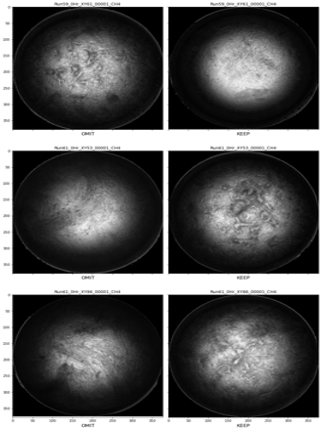
#> input picture Comparison.png, 321 x 430 px
$ python -i utils.py   (imports and definitions only)
#> lines starting #> are read from the running program, lines starting #| are printed output that depends on the picture; after the words box and inside, x2 and y2 are one past the last pixel; in counts of white or black regions, pixels touching at a corner belong together
#> further down, picture is the input picture: shape (430, 321, 3); min 0, max 255, mean 85.8
import pandas as pd
import numpy as np
import cv2
import matplotlib.pyplot as plt

import os

import random

def get_contours(img):

    image = img.copy()

    gray = cv2.cvtColor(image, cv2.COLOR_RGB2GRAY)

    inv_gray = cv2.bitwise_not(gray)
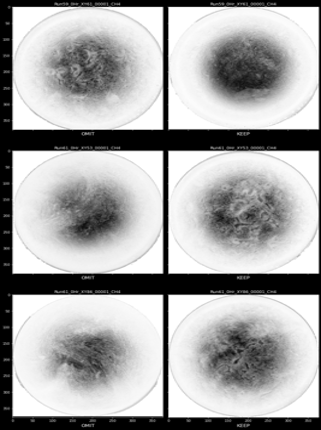
#> inv_gray: shape (430, 321); min 0, max 255, mean 169.2

    ret, thresh = cv2.threshold(inv_gray, 200, 255, cv2.THRESH_BINARY)
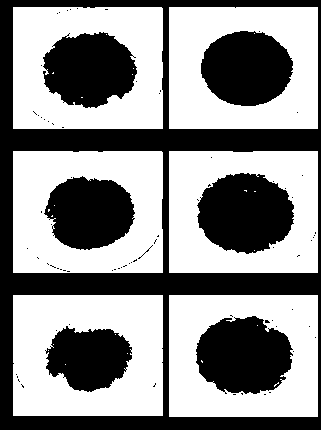
#> thresh: shape (430, 321); 56.1% white; 80 black regions (73 under 20 px)

    contours, hierarchy = cv2.findContours(image=thresh, mode=cv2.RETR_TREE, method=cv2.CHAIN_APPROX_NONE)
#> contours = 149 contours, 137 with area under 20; largest, box (x1, y1, x2, y2) and area: (13, 7, 163, 129) 17996, (13, 151, 163, 273) 17988, (169, 295, 318, 417) 17908, (169, 7, 318, 129) 17907, (169, 151, 318, 273) 17888

    image_copy = img.copy()
#> (the run stopped early here; a loop or call above may not have finished)

$ run again, on Extracted.png
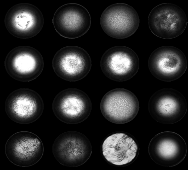
#> input picture Extracted.png, 188 x 170 px
#> picture is the input picture: shape (170, 188, 3); min 0, max 255, mean 41.4
#> in get_contours, `inv_gray = cv2.bitwise_not(gray)`:
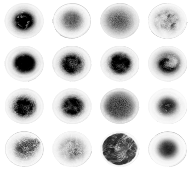
#> inv_gray: shape (170, 188); min 0, max 255, mean 213.6
#> in get_contours, `ret, thresh = cv2.threshold(inv_gray, 200, 255, cv2.THRESH_BINARY)`:
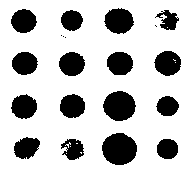
#> thresh: shape (170, 188); 76.1% white; 20 black regions (4 under 20 px)
#> contours = 35 contours, 18 with area under 20; largest, box (x1, y1, x2, y2) and area: (0, 0, 188, 170) 31603, (101, 132, 138, 166) 920, (102, 90, 137, 122) 798, (103, 7, 135, 35) 620, (153, 50, 182, 77) 552

$ run again, on Extraction.png
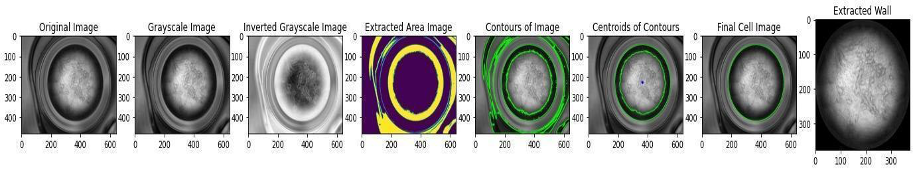
#> input picture Extraction.png, 913 x 170 px
#> in get_contours, `inv_gray = cv2.bitwise_not(gray)`:
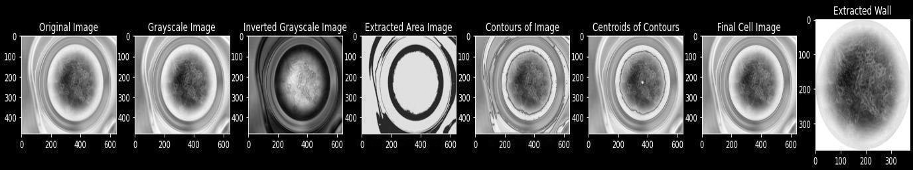
#> inv_gray: shape (170, 913); min 0, max 255, mean 86.8
#> in get_contours, `ret, thresh = cv2.threshold(inv_gray, 200, 255, cv2.THRESH_BINARY)`:
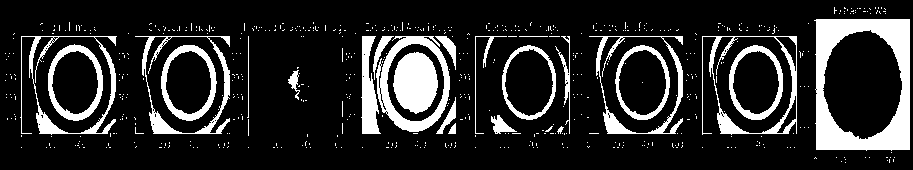
#> thresh: shape (170, 913); 16% white; 618 white regions (594 under 20 px)
#> contours = 695 contours, 661 with area under 20; largest, box (x1, y1, x2, y2) and area: (814, 19, 910, 151) 12095, (702, 36, 797, 135) 7816, (135, 36, 230, 134) 7310, (589, 36, 683, 134) 7274, (20, 36, 117, 135) 7273

$ run again, on Outliers.png
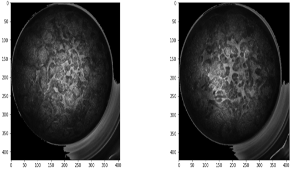
#> input picture Outliers.png, 291 x 170 px
#> picture is the input picture: shape (170, 291, 3); min 0, max 255, mean 100.3
#> in get_contours, `inv_gray = cv2.bitwise_not(gray)`:
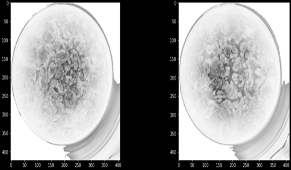
#> inv_gray: shape (170, 291); min 0, max 255, mean 154.7
#> in get_contours, `ret, thresh = cv2.threshold(inv_gray, 200, 255, cv2.THRESH_BINARY)`:
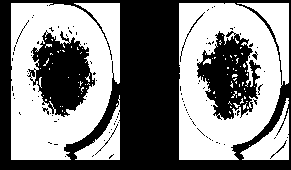
#> thresh: shape (170, 291); 51.3% white; 104 black regions (95 under 20 px)
#> contours = 297 contours, 279 with area under 20; largest, box (x1, y1, x2, y2) and area: (179, 3, 289, 160) 14686, (11, 3, 120, 160) 14628, (196, 30, 262, 121) 3610, (31, 31, 96, 118) 3595, (240, 98, 289, 160) 1182
